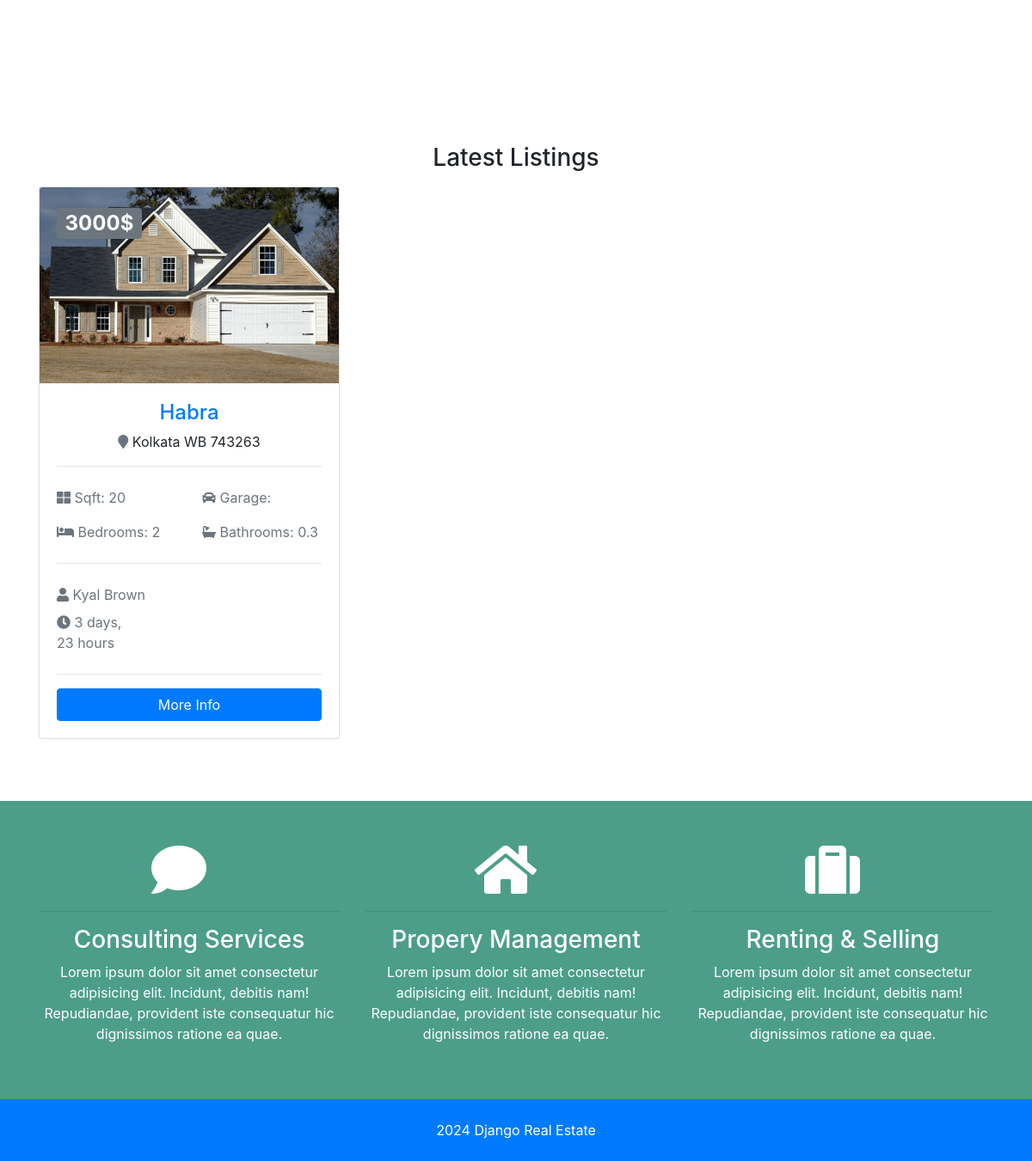
The app's page / (lower part), older data.
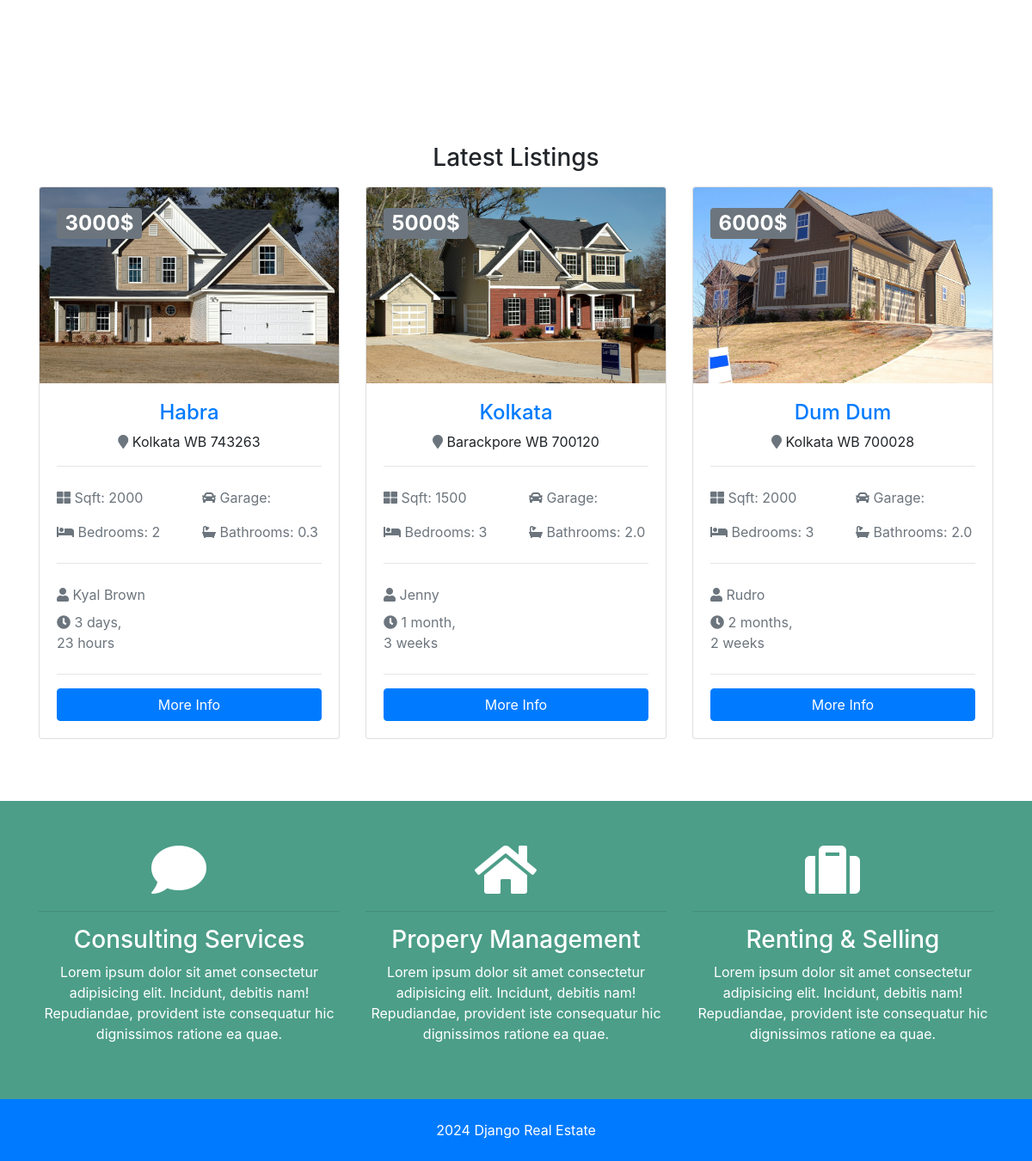
The same page, newer data.
### listings/models.py (models this page shows, shortened)
class Listing(models.Model):
    realtor = models.ForeignKey(Realtor, on_delete=models.DO_NOTHING)
    title = models.CharField(max_length = 200)
    address = models.CharField(max_length = 200)
    city = models.CharField(max_length = 200)
    state = models.CharField(max_length = 200)
    zipcode = models.CharField(max_length = 200)
    description = models.TextField(blank=True)
    price = models.IntegerField()
    bedrooms = models.IntegerField()
    bathrooms = models.DecimalField(max_digits=2,decimal_places=1)
    garage = models.IntegerField(default=0)
    sqft = models.IntegerField()
    lot_size= models.DecimalField(max_digits=5,decimal_places=1)
    photo_main = models.ImageField(upload_to ='photos/%Y/%m/%d/', blank=True)
    photo_1 = models.ImageField(upload_to ='photos/%Y/%m/%d/',blank=True)
    photo_2 = models.ImageField(upload_to ='photos/%Y/%m/%d/', blank=True)
    photo_3 = models.ImageField(upload_to ='photos/%Y/%m/%d/', blank=True)
    photo_4 = models.ImageField(upload_to ='photos/%Y/%m/%d/', blank=True)
    photo_5 = models.ImageField(upload_to ='photos/%Y/%m/%d/', blank=True)
    is_published = models.BooleanField(default=True)
    list_date = models.DateTimeField(default= datetime.now , blank=True)

### realtors/models.py (models this page shows)
class Realtor(models.Model):
    name = models.CharField(max_length= 200)
    photo = models.ImageField(upload_to='photos/%Y/%m/%d/')
    description = models.TextField(max_length= 500)
    phone = models.CharField(max_length= 50)
    email = models.CharField(max_length= 50)
    is_mvp = models.BooleanField(default=False)
    hire_date = models.DateTimeField(default=datetime.now, blank=True)
    def __str__(self):
        return self.name

### pages/views.py (the view)
# urls.py: path('', views.index, name='listings'),
def index(request):
   listings = Listing.objects.order_by('-list_date').filter(is_published=True)[:3]
   context = {
       'listings' : listings
   }
   return render(request, 'pages/index.html',context)

### templates/pages/index.html (shortened to what this page needs)
{% extends "base.html" %}
{% block content %}
<section id="showcase">
  </section>
   <section id="listings" class="py-5">
    <div class="container">
      <h3 class="text-center mb-3">Latest Listings</h3>
      <div class="row">
        {% if listings %}
          {% for listing in listings %}
            <div class="col-md-6 col-lg-4 mb-4">
              <div class="card listing-preview">
                <img class="card-img-top" src="{{listing.photo_main.url}}" alt="">
                <div class="card-img-overlay">
                  <h2>
                    <span class="badge badge-secondary text-white">{{listing.price}}$</span>
                  </h2>
                </div>
                <div class="card-body">
                  <div class="listing-heading text-center">
                    <h4 class="text-primary">{{listing.title}}</h4>
                    <p>
                      <i class="fas fa-map-marker text-secondary"></i> {{listing.city}} {{listing.state}} {{listing.zipcode}}</p>
                  </div>
                  <hr>
                  <div class="row py-2 text-secondary">
                    <div class="col-6">
                      <i class="fas fa-th-large"></i> Sqft: {{listing.sqft}}</div>
                    <div class="col-6">
                      <i class="fas fa-car"></i> Garage: {{listing.garages}}</div>
                  </div>
                  <div class="row py-2 text-secondary">
                    <div class="col-6">
                      <i class="fas fa-bed"></i> Bedrooms: {{listing.bedrooms}}</div>
                    <div class="col-6">
                      <i class="fas fa-bath"></i> Bathrooms:  {{listing.bathrooms}}</div>
                  </div>
                  <hr>
                  <div class="row py-2 text-secondary">
                    <div class="col-6">
                      <i class="fas fa-user"></i> {{listing.realtor}}</div>
                  </div>
                  <div class="row text-secondary pb-2">
                    <div class="col-6">
                      <i class="fas fa-clock"></i> {{listing.list_date | timesince}} </div>
                  </div>
                  <hr>
                  <a href="{% url "listing" listing.id %}" class="btn btn-primary btn-block">More Info</a>
                </div>
              </div>
            </div>
          {% endfor %}
        {% else %}
          <div class="col-md-12">
            <p>No listings found.</p>
          </div>
        {% endif %}
      </div>
    </div>
  </section>
  <section id="services" class="py-5  text-white">
    <div class="container">
      <div class="row text-center">
        <div class="col-md-4">
          <i class="fas fa-comment fa-4x mr-4"></i>
          <hr>
          <h3>Consulting Services</h3>
          <p>Lorem ipsum dolor sit amet consectetur adipisicing elit. Incidunt, debitis nam! Repudiandae, provident iste consequatur
            hic dignissimos ratione ea quae.</p>
        </div>
        <div class="col-md-4">
          <i class="fas fa-home fa-4x mr-4"></i>
          <hr>
          <h3>Propery Management</h3>
          <p>Lorem ipsum dolor sit amet consectetur adipisicing elit. Incidunt, debitis nam! Repudiandae, provident iste consequatur
            hic dignissimos ratione ea quae.</p>
        </div>
        <div class="col-md-4">
          <i class="fas fa-suitcase fa-4x mr-4"></i>
          <hr>
          <h3>Renting & Selling</h3>
          <p>Lorem ipsum dolor sit amet consectetur adipisicing elit. Incidunt, debitis nam! Repudiandae, provident iste consequatur
            hic dignissimos ratione ea quae.</p>
        </div>
      </div>
    </div>
  </section>
{% endblock content %}

### templates/base.html (shortened to what this page needs)
{% load static %}
<!DOCTYPE html>
<html lang="en">
<head>
    <link rel="stylesheet" href="{% static 'css/all.css' %}">
    <link rel="stylesheet" href="https://cdn.jsdelivr.net/npm/bootstrap@4.6.2/dist/css/bootstrap.min.css">
    <link rel="stylesheet" href="{% static 'css/style.css'%}">
    <link rel="stylesheet" href="{% static 'css/lightbox.min.css' %}" />
</head>
<body>
    {% block content %}
    {% endblock content %}
    {% include "partials/_footer.html" %}
</body>
</html>

### templates/partials/_navbar.html (shortened to what this page needs)
{% load static %}

### templates/partials/_footer.html
<footer id="main-footer" class="py-4 bg-primary text-white text-center">
    <span class="year"></span> Django Real Estate
  </footer>

### static/css/all.css (style rules this page uses)
.fa, .fas, .far, .fal, .fab { -moz-osx-font-smoothing: grayscale; -webkit-font-smoothing: antialiased; display: inline-block; font-style: normal; font-variant: normal; text-rendering: auto; line-height: 1; }
.fa-4x { font-size: 4em; }
.fa-bath:before { content: "\f2cd"; }
.fa-bed:before { content: "\f236"; }
.fa-car:before { content: "\f1b9"; }
.fa-clock:before { content: "\f017"; }
.fa-comment:before { content: "\f075"; }
.fa-home:before { content: "\f015"; }
.fa-map-marker:before { content: "\f041"; }
.fa-suitcase:before { content: "\f0f2"; }
.fa-th-large:before { content: "\f009"; }
.fa-user:before { content: "\f007"; }
.fa, .fas { font-family: 'Font Awesome 5 Free'; font-weight: 900; }

### static/css/style.css (style rules this page uses)
img { width: 100%; }
#showcase { background-image: url(../img/showcase.jpg) no-repeat top center fixed/cover; position: relative; min-height: 650px; color: #fff; padding-top: 6rem; }
#services { background: url(../img/building.jpg) no-repeat top center fixed/cover; min-height: 300px; position: relative; overflow: hidden; }
#services::before { content: ''; position: absolute; top: 0; left: 0; min-height: 100%; width: 100%; background: rgba(32, 134, 107, 0.8); }
.listing-preview a { position: relative; }

Row changes from the older to the newer data that the page shows:
changed Listing "Habra": sqft "20" → "2000"
added Listing: photo_main (picture), price "5000", title "Kolkata", city "Barackpore", state "WB", zipcode "700120", sqft "1500", bedrooms "3", bathrooms "2.0", realtor "Jenny", list_date "1 month, 3 weeks"
added Listing: photo_main (picture), price "6000", title "Dum Dum", city "Kolkata", state "WB", zipcode "700028", sqft "2000", bedrooms "3", bathrooms "2.0", realtor "Rudro", list_date "2 months, 2 weeks"
